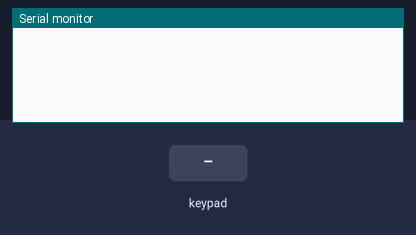
The sketch below on a simulated Arduino Uno, built with avr-gcc and run on an emulated ATmega328P. On the bench: the last lines printed to the serial monitor. Wiring (inferred from the names in the program): 3×3 keypad with keys 1 2 3 4 5 6 7 8 9 (labels assumed): rows pin 3, pin 4, pin 5; columns pin 6, pin 7, pin 9. Inputs (shaded band) come from the test bench.

Above: at 1.2 s.
1.3 s: key '3' pressed
At 2.5 s:
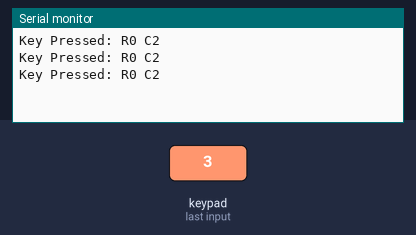
2.8 s: keypad keys 3 4 5 pressed 0.4 s apart
At 4.9 s:
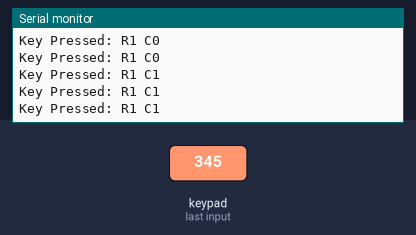
5.5 s: key '6' pressed
At 6.5 s:
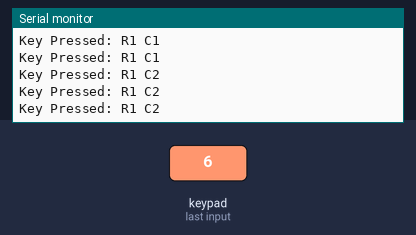
7.0 s: keypad keys 6 7 9 pressed 0.4 s apart
At 8.4 s:
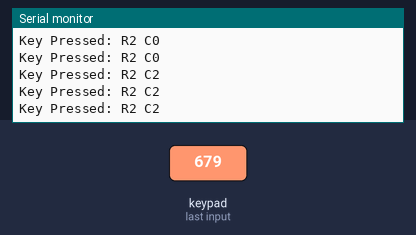
Timing chart, 0 to 10.0 s (numbered marks = the images above; inputs shaded):
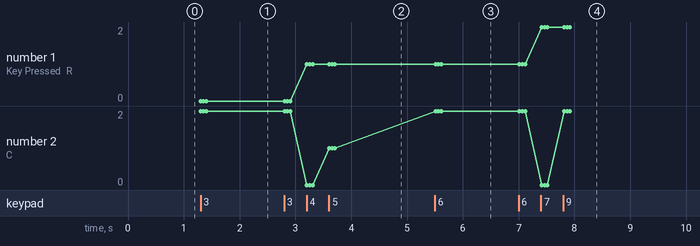

The sketch:

serial-test.ino
```cpp
const byte row = 3;
const byte col = 3;

byte rowPins[row] = {3, 4, 5};
byte colPins[col] = {6, 7, 9};

void setup() {
  Serial.begin(9600);

  for (byte r = 0; r < row; r++) {
    pinMode(rowPins[r], OUTPUT);
    digitalWrite(rowPins[r], HIGH); // default to high when not pressed
  }

  for (byte c = 0; c < col; c++) {
    pinMode(colPins[c], INPUT_PULLUP);
  }
}

void loop() {
  for (byte r = 0; r < row; r++) {
    // activates one row at a time
    digitalWrite(rowPins[r], LOW);

    for (byte c = 0; c < col; c++) {
      if (digitalRead(colPins[c]) == LOW) {
        Serial.print("Key Pressed: R");
        Serial.print(r);
        Serial.print(" C");
        Serial.println(c);
      }
    }

    digitalWrite(rowPins[r], HIGH);
  }

  delay(50);
}
```

Measured:
- after the input at 1.3 s, the serial monitor: prints a new line at once (image 1)
- after the input at 2.8 s, the serial monitor: prints a new line after 0.41 s (image 2)
- after the input at 5.5 s, the serial monitor: prints a new line at once (image 3)
- after the input at 7.0 s, the serial monitor: prints a new line after 0.42 s (image 4)
- plotted number 1: 0 → 1 after the input at 2.8 s
- plotted number 2: 2 → 1 after the input at 2.8 s
